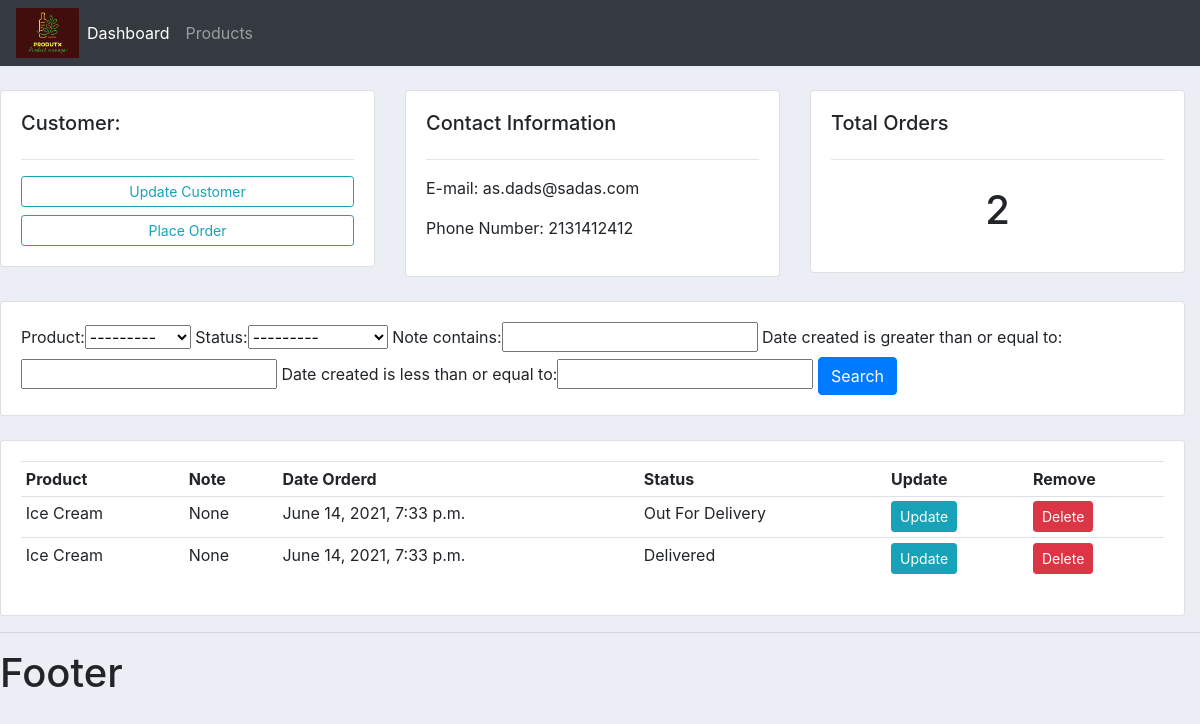
The app's page /customer/2/ with its own data.
### accounts/models.py (models this page shows, shortened)
class Customer(models.Model):
    name = models.CharField(max_length=200,null=True)
    email = models.EmailField(max_length=254,null=True)
    phone = models.CharField(max_length=15,null=True)
    date_created = models.DateTimeField(auto_now_add=True,null=True)

class Order(models.Model):
    STATUS = (
        ('Pending','Pending'),
        ('Out For Delivery','Out for delivery'),
        ('Delivered','Delivered'),
    )
    customer = models.ForeignKey(Customer,null=True,on_delete=models.SET_NULL)
    product=  models.ForeignKey(Product,null=True,on_delete=models.SET_NULL)
    date_created = models.DateTimeField(auto_now_add=True,null=True)
    status = models.CharField(choices=STATUS, max_length=50)
    note = models.CharField(max_length=50,null=True, choices=STATUS)

class Product(models.Model):
    CATEGORY = (
        ('Indoor','Indoor'),
        ('Outdoor','Outdoor')
    )
    name = models.CharField( max_length=150,null=True)
    price = models.FloatField(null=True)
    category = models.CharField(max_length=200,null=True,choices=CATEGORY)
    description =models.CharField(max_length=200,null=True,blank=True)
    date_created = models.DateTimeField(auto_now_add=True,null=True)
    tags = models.ManyToManyField(Tag)
    def __str__(self) -> str:
        return self.name

### accounts/views.py (the view)
# urls.py: path('customer/<str:pk_test>/',views.customer,name="customer"),
def customer(request,pk_test):
    customer = Customer.objects.get(id=pk_test)
    orders = customer.order_set.all()
    order_count=orders.count()
    customerFilter = OrderFilter(request.GET,queryset=orders)
    orders = customerFilter.qs
    context={'customer':customer,'orders':orders,'order_count':order_count,'customerFilter':customerFilter}
    return render(request,'accounts/customer.html',context)

### accounts/templates/accounts/customer.html
{% extends 'accounts/main.html' %}
{% block content %}
<br>
<div class="row">
    <div class="col-md">
        <div class="card card-body">
            <h5>Customer:</h5>
            <hr>
            <a class="btn btn-outline-info btn-sm btn-block"href="">Update Customer</a>
            <a class="btn btn-outline-info btn-sm btn-block"href="{% url 'create_order' customer.id %}">Place Order</a>
        </div>
    </div>
    <div class="col-md">
        <div class="card card-body">
            <h5>Contact Information</h5>
            <hr>
            <p>E-mail: {{customer.email}}</p>
            <p>Phone Number: {{customer.phone}} </p>
        </div>
    </div>
    <div class="col-md">
        <div class="card card-body">
            <h5>Total Orders</h5>
            <hr>
            <h1 style="text-align: center;padding: 10px">{{order_count}}</h1>
        </div>
    </div>
</div>
<br>
<div class="row">
    <div class="col">
        <div class="card card-body">
            <form method="get">
                {{customerFilter.form}}
                <button class="btn btn-primary" type="submit">Search</button>
            </form>
        </div>
    </div>
</div>
<br>
<div class="row">
    <div class="col-md">
        <div class="card card-body">
            <table class="table table-sm">
                <tr>
                    <th>Product</th>
                    <th>Note</th>
                    <th>Date Orderd</th>
                    <th>Status</th>
                    <th>Update</th>
                    <th>Remove</th>
                </tr>
                {%for order in orders%}
                <tr>
                    <td>{{order.product}}</td>
                    <td>{{order.note}}</td>
                    <td>{{order.product.date_created}}</td>
                    <td>{{order.status}}</td>
                    <td><a class="btn btn-sm btn-info"  href="{%url 'update_order' order.id%}">Update</a></td>
                    <td><a class="btn btn-sm btn-danger"  href="{%url 'delete_order' order.id%}">Delete</a></td>
                </tr>
                {%endfor%}
            </table>
        </div>
    </div>
</div>
{% endblock content %}

### static/css/main.css (style rules this page uses)
body { background-color: #ebeff5; }
.row { margin-right: 0px; }

### records on screen
Customer: email "as.dads@sadas.com", phone "2131412412"
Order: product "Ice Cream", note "None", product.date_created "June 14, 2021, 7:33 p.m.", status "Out For Delivery"
Order: product "Ice Cream", note "None", product.date_created "June 14, 2021, 7:33 p.m.", status "Delivered"

### other values on screen
{{ order_count }} "2"
